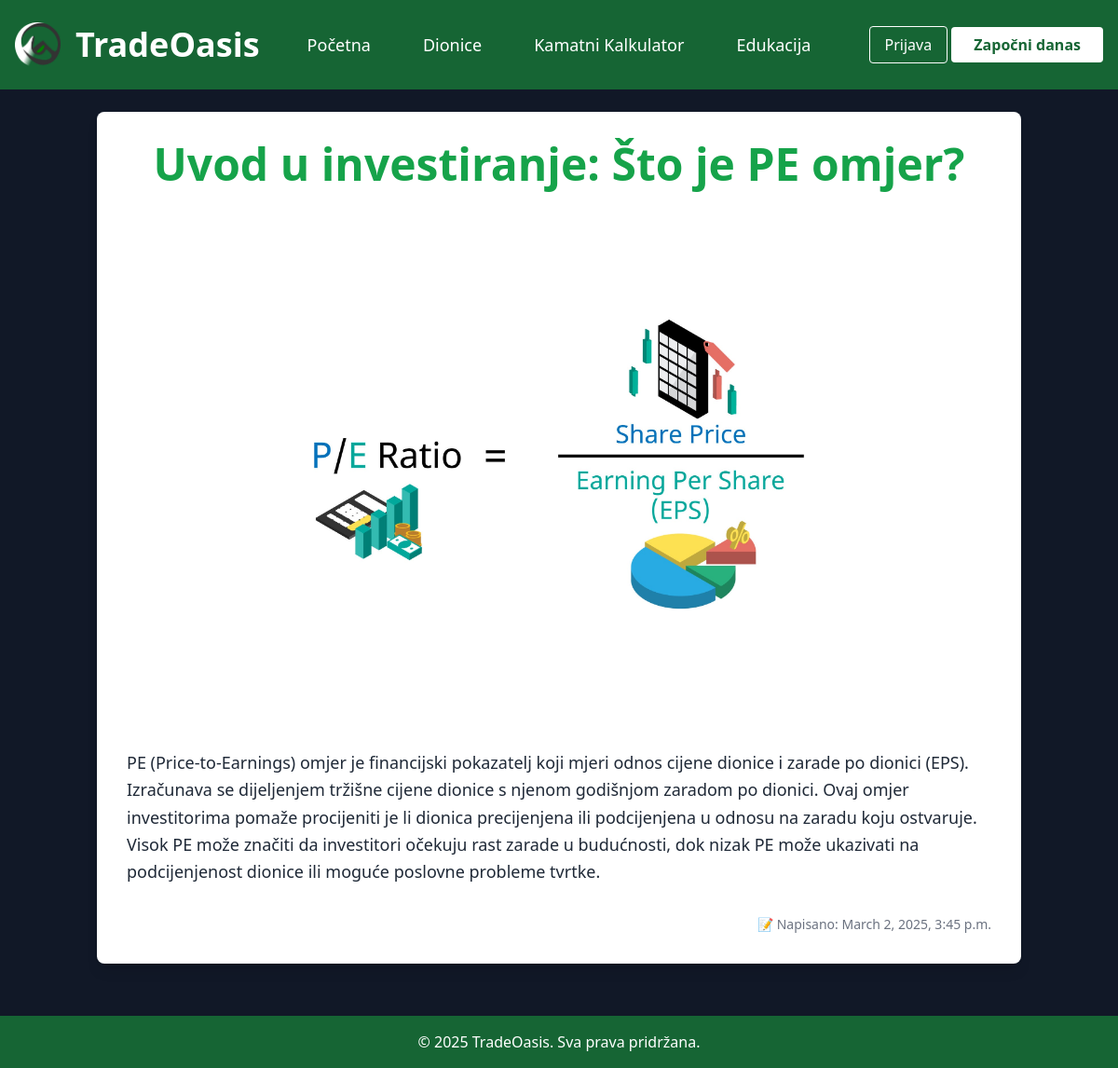
The page /education/uvod-u-investiranje-sto-je-pe-omjer/ on the database its author committed.
### education/models.py (models this page shows, shortened)
class Lesson(models.Model):
    title = models.CharField(max_length=100)
    slug = models.SlugField(unique=True, blank=True)  # Auto slug field
    body = models.TextField()
    created_at = models.DateTimeField(default=now)  # Auto date of creation
    thumbnail = models.ImageField(default='logo.png', blank=False)

### education/views.py (the view)
# urls.py: path('<slug:slug>/', views.lesson_detail, name='lesson_detail'),
def lesson_detail(request, slug):
    lesson = get_object_or_404(Lesson, slug=slug)
    return render(request, 'lesson_detail.html', {'lesson': lesson})

### accounts/context_processors.py (called while the page is built)
def user_info(request):
    return {
        'user': request.user
    }

### education/templates/lesson_detail.html (shortened to what this page needs)
{% extends 'base_layout.html' %}
{% block content %}
    <div class="max-w-6xl mx-auto bg-white shadow-lg rounded-lg p-8">
        <h1 class="text-5xl font-bold text-primary mb-6 text-center">{{ lesson.title }}</h1>
        {% if lesson.thumbnail %}
          <div class="p-6 rounded-lg">
            <img src="{{ lesson.thumbnail.url }}" alt="{{ lesson.title }}" class="w-full h-[500px] object-contain rounded-lg mb-8">
          </div>
        {% else %}
            <p class="text-gray-500 italic text-center mb-4">Slika nije dostupna</p>
        {% endif %}
        <p class="text-gray-800 text-lg leading-relaxed mb-8">{{ lesson.body }}</p>
        <p class="text-gray-500 text-sm text-right">📝 Napisano: {{ lesson.created_at }}</p>
    </div>
{% endblock %}

### templates/base_layout.html (style rules this page uses)
html, body { height: 100%; margin: 0; }
body { display: flex; flex-direction: column; }

### rows shown on the page
Lesson: title "Uvod u investiranje: Što je PE omjer?", thumbnail (picture), body "PE (Price-to-Earnings) omjer je financijski pokazatelj koji mjeri odnos cijene dionice i zarade po dionici (EPS). Izračunava se dijeljenjem tržišne cijene dionice s njenom godišnjom zaradom po dionici. Ovaj omjer investitorima pomaže procijeniti je li dionica precijenjena ili podcijenjena u odnosu na zaradu koju ostvaruje. Visok PE može značiti da investitori očekuju rast zarade u budućnosti, dok nizak PE može ukazivati na podcijenjenost dionice ili moguće poslovne probleme tvrtke.", created_at "March 2, 2025, 3:45 p.m."
